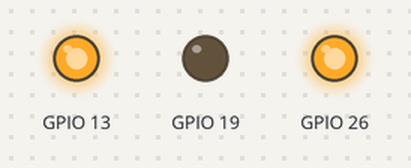
This program was run on a simulated Raspberry Pi (BCM pin numbers). Shown: output pins drawn as LEDs (lit = HIGH). At 0.0 s the program stops and its outputs stay as they are.

Above: at 0.1 s.
Timing chart, 0 to 1.5 s (numbered marks = the images above):
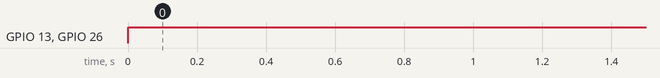

Measured:
- by itself, GPIO 13, GPIO 26: LOW → HIGH at 0.00 s

The program:

run.py
```python
import RPi.GPIO as GPIO
from time import sleep

GPIO.setmode(GPIO.BCM)
GPIO.setup(26,GPIO.OUT)
GPIO.setup(19,GPIO.OUT)
GPIO.setup(13,GPIO.OUT)

def blue():
    GPIO.output(26, False)
    GPIO.output(13, True)
    GPIO.output(19, True)
def red():
    GPIO.output(26, True)
    GPIO.output(13, False)
    GPIO.output(19, True)
def green():
    GPIO.output(26, True)
    GPIO.output(13, True)
    GPIO.output(19, False)
green()
```
